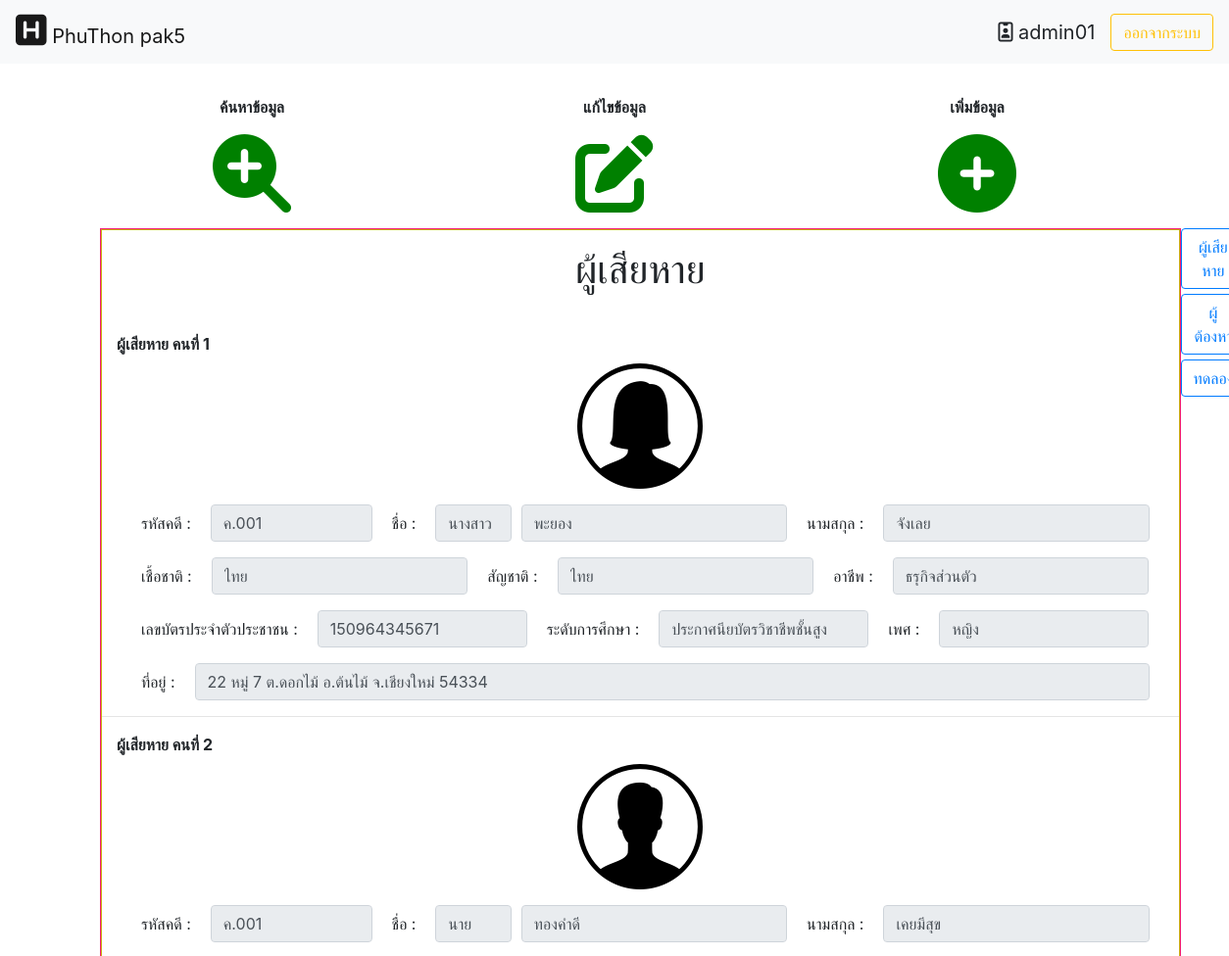
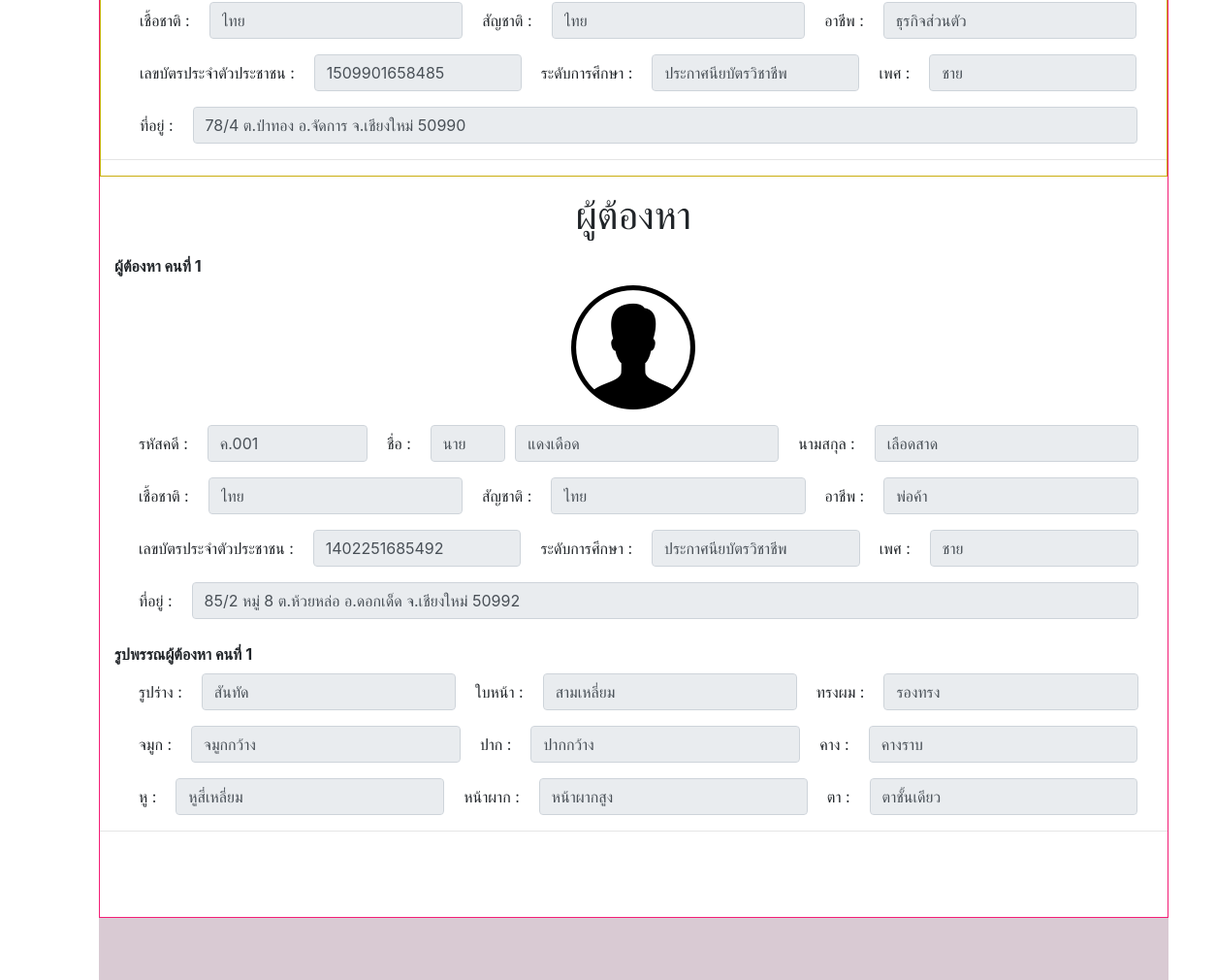
The app's page /module/main/home.php?datacase=ค.001&module=1&action=1 (signed in), older data (2 pictures, top to bottom).
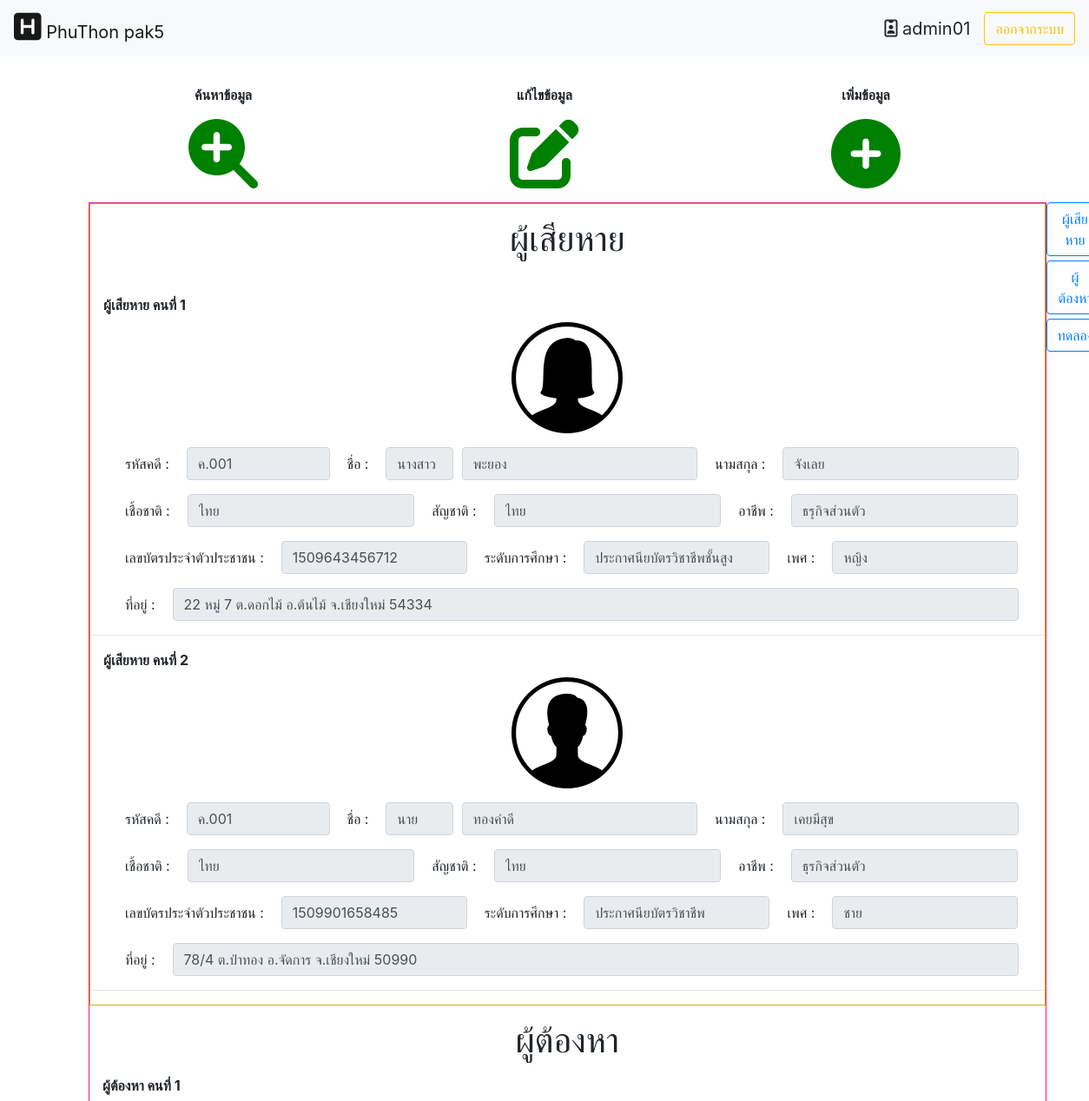
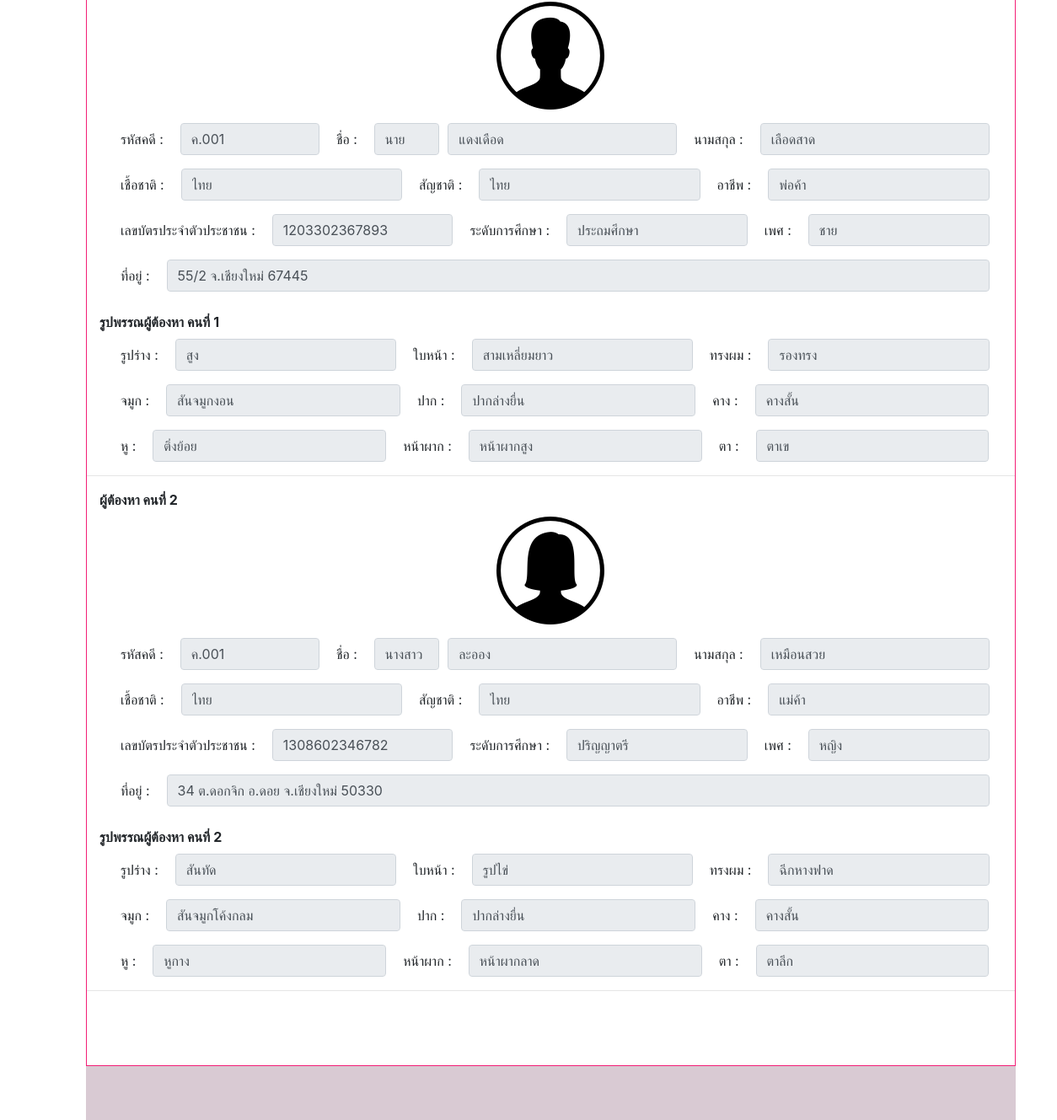
The same page, newer data (2 pictures, top to bottom).
### tables this page shows
CREATE TABLE `victim` (
  `case_id` varchar(255) NOT NULL,
  `title_name` varchar(255) NOT NULL,
  `victim_name` varchar(255) NOT NULL,
  `victim_lastname` varchar(255) NOT NULL,
  `victim_sex` tinyint(2) NOT NULL,
  `victim_idcard` char(13) NOT NULL,
  `victim_address` text DEFAULT NULL,
  `victim_education` tinyint(2) NOT NULL,
  `victim_image` varchar(255) DEFAULT NULL,
  `victim_race` varchar(255) NOT NULL,
  `victim_nationality` varchar(255) NOT NULL,
  `victim_career` varchar(255) NOT NULL
);

CREATE TABLE `education` (
  `edu_id` tinyint(2) NOT NULL,
  `edu_name` varchar(255) NOT NULL
);

CREATE TABLE `villain` (
  `case_id` varchar(255) NOT NULL,
  `title_name` varchar(255) NOT NULL,
  `villain_name` varchar(255) NOT NULL,
  `villain_lastname` varchar(255) NOT NULL,
  `villain_sex` tinyint(2) NOT NULL,
  `villain_idcard` char(13) NOT NULL,
  `villain_address` text DEFAULT NULL,
  `villain_education` tinyint(2) DEFAULT NULL,
  `villain_image` varchar(255) DEFAULT NULL,
  `villain_race` varchar(255) NOT NULL,
  `villain_nationality` varchar(255) NOT NULL,
  `villain_career` varchar(255) NOT NULL
);

CREATE TABLE `villain_body` (
  `body_id` tinyint(2) NOT NULL,
  `body_name` varchar(255) NOT NULL
);

CREATE TABLE `villain_face` (
  `face_id` tinyint(2) NOT NULL,
  `face_name` varchar(255) NOT NULL
);

CREATE TABLE `villain_hair` (
  `hair_style_id` tinyint(2) NOT NULL,
  `hair_name` varchar(255) NOT NULL
);

CREATE TABLE `villain_nose` (
  `nose_id` tinyint(2) NOT NULL,
  `nose_name` varchar(255) NOT NULL
);

CREATE TABLE `villain_mouth` (
  `mouth_id` tinyint(2) NOT NULL,
  `mouth_name` varchar(255) NOT NULL
);

CREATE TABLE `villain_chin` (
  `chin_id` tinyint(2) NOT NULL,
  `chin_name` varchar(255) NOT NULL
);

CREATE TABLE `villain_ears` (
  `ears_id` tinyint(2) NOT NULL,
  `ears_name` varchar(255) NOT NULL
);

CREATE TABLE `villain_forehead` (
  `forehead_id` tinyint(2) NOT NULL,
  `forehead_name` varchar(255) NOT NULL
);

CREATE TABLE `villain_eyes` (
  `eyes_id` tinyint(2) NOT NULL,
  `eyes_name` varchar(255) NOT NULL
);

### module/view/view_data.php (the view, shortened to what the rows shown need)
<?php
$con = connect_db();
  ?>
<div class="container bigbody">
    <div class="col-md">
    <section class="bf-footer">
    <div class="victim">
      <p><h1 class="text-center">ผู้เสียหาย</h1></p>
      <br>
      <form>
      <?php
      if(empty($_GET['datacase'])){
        $data = "";
      }else{
        $data=$_GET['datacase'];
        $i=1;
        $result_chk_victim = mysqli_query($con,"SELECT case_id FROM victim  WHERE case_id = '$data'")or die("resualt_chk_victim sqli error".mysqli_error($con));
        $result_victim = mysqli_query($con,"SELECT vm.title_name, vm.victim_name,vm.victim_lastname,vm.victim_sex,vm.victim_idcard,vm.victim_address,ed.edu_name,vm.victim_image,vm.victim_race,vm.victim_nationality,vm.victim_career FROM victim as vm  INNER JOIN education as ed ON vm.victim_education = ed.edu_id WHERE case_id = '$data'")or die("resualt_victim sqli error".mysqli_error($con));
        list($case_id)=mysqli_fetch_row($result_chk_victim);
        if(empty($case_id)){
          ?><script>swal("sorry!", "ไม่พบข้อมูลบางส่วน!", "error")</script><?php
          echo "<h5 class='text-center'>----ไม่พบข้อมูล----</h5>";
        }else {
        while(list($title_name,$victim_name,$victim_lastname,$victim_sex,$victim_idcard,$victim_address,$victim_education,$victim_image,$victim_race,$victim_nationality,$victim_careen)=mysqli_fetch_row($result_victim)){
          if($victim_sex == 1){
            $sex_name = "ชาย";
          }else{
            $sex_name = "หญิง";
          }
        ?>
         <div class="col-md">
          <b><label for="formGroupExampleInput">ผู้เสียหาย คนที่ <?php echo $i; $i++?></label></b>
          <p><img src="../../image/<?php echo $victim_image; ?>.png" class="img-fluid mx-auto d-block" alt="Responsive image"></p>
          <div class="col-md">
          <div class="form-row">
          <div>
              <label class="col-sm col-form-label">รหัสคดี : </label>
          </div>
          <div class="col-2">
              <input type="text" class="form-control" placeholder="รหัสคดี <?php echo $case_id; ?>" value="<?php echo $case_id; ?>" readonly>
            </div>
            <div>
              <label class="col-sm col-form-label">ชื่อ : </label>
            </div>
            <div class="col-1">
              <input type="text" class="form-control" placeholder="คำนำหน้าชื่อ" value="<?php echo $title_name; ?>" readonly>
            </div>
            <div class="col-md">
              <input type="text" class="form-control" placeholder="ชื่อ" value="<?php echo $victim_name; ?>" readonly>
            </div>
            <div>
              <label class="col-sm col-form-label">นามสกุล : </label>
            </div>
            <div class="col-md">
              <input type="text" class="form-control" placeholder="นามสกุล" value="<?php echo $victim_lastname; ?>" readonly>
            </div>
            </div>
          </div>
          <div class="col-md">
          <div class="form-row">
            <div>
              <label class="col-sm col-form-label">เชื้อชาติ : </label>
            </div>
            <div class="col-md">
              <input type="text" class="form-control" placeholder="เชื้อชาติ" value="<?php echo $victim_race; ?>" readonly>
            </div>
            <div>
              <label class="col-sm col-form-label">สัญชาติ : </label>
            </div>
            <div class="col-md">
              <input type="text" class="form-control" placeholder="สัญชาติ" value="<?php echo $victim_nationality; ?>" readonly>
            </div>
            <div>
              <label class="col-sm col-form-label">อาชีพ : </label>
            </div>
            <div class="col-md">
            <input type="text" class="form-control" placeholder="อาชีพ" value="<?php echo $victim_careen; ?>" readonly>
            </div>
          </div>
          </div>
        <div class="col-md">
          <div class="form-row">
          <div>
              <label class="col-sm col-form-label">เลขบัตรประจำตัวประชาชน : </label>
            </div>
            <div class="col-md">
              <input type="text" class="form-control" placeholder="เลขบัตรประจำตัวประชาชน" value="<?php echo $victim_idcard; ?>" readonly>
            </div>
            <div>
              <label class="col-sm col-form-label">ระดับการศึกษา : </label>
            </div>
            <div class="col-md">
              <input type="text" class="form-control" placeholder="ระดับการศึกษา" value="<?php echo $victim_education; ?>" readonly>
            </div>
            <div>
              <label class="col-sm col-form-label">เพศ : </label>
            </div>
            <div class="col-md">
              <input type="text" class="form-control" placeholder="เพศ" value="<?php echo $sex_name; ?>" readonly>
            </div>
          </div>
        </div>
            <div class="col-md">
            <div class="form-row">
            <div>
              <label class="col-sm col-form-label">ที่อยู่ : </label>
            </div>
            <div class="col-md">
            <input type="text" class="form-control" placeholder="ที่อยู่" value="<?php echo $victim_address; ?>" readonly>
            </div>
            </div>
          </div>
        </div>
        <hr>
      <?php
      }
    }
  }
      ?>
      </form>
     </div>
     <div class="villain">
     <p><h1 class="text-center">ผู้ต้องหา</h1></p>
     <form>
      <?php
      if(empty($_GET['datacase'])){
        $data = "";
      }else{
        $data=$_GET['datacase'];
        $i=1;
        $result_chk_villain = mysqli_query($con,"SELECT case_id FROM villain WHERE case_id = '$data'")or die("resualt_villain sqli error".mysqli_error($con));
        $result_villain = mysqli_query($con,"SELECT vl.title_name,vl.villain_name,vl.villain_lastname,vl.villain_sex,vl.villain_idcard,vl.villain_address,ed.edu_name,vl.villain_image,vl.villain_race,vl.villain_nationality,vl.villain_career FROM villain as vl INNER JOIN education as ed ON vl.villain_education = ed.edu_id WHERE case_id = '$data'")or die("resualt_villain sqli error".mysqli_error($con));
        list($case_id)=mysqli_fetch_row($result_chk_villain);
        if(empty($case_id)){
          ?><script>swal("sorry!", "ไม่พบข้อมูลบางส่วน!", "error")</script><?php
          echo "<h5 class='text-center'>----ไม่พบข้อมูล----</h5>";
        }else{
        while(list($title_name,$villain_name,$villain_lastname,$villain_sex,$villain_idcard,$villain_address,$villain_education,$villain_image,$villain_race,$villain_nationality,$villain_career)=mysqli_fetch_row($result_villain)){
          if($villain_sex == 1){
            $sex_name = "ชาย";
          }else{
            $sex_name = "หญิง";
          }
        ?>
         <div class="col-md">
          <b><label for="formGroupExampleInput">ผู้ต้องหา คนที่ <?php echo $i; ?></label></b>
          <p><img src="../../image/<?php echo $villain_image; ?>.png" class="img-fluid mx-auto d-block" alt="Responsive image"></p>
          <div class="col-md">
          <div class="form-row">
          <div>
              <label class="col-sm col-form-label">รหัสคดี : </label>
          </div>
          <div class="col-2">
              <input type="text" class="form-control" placeholder="รหัสคดี <?php echo $case_id; ?>" value="<?php echo $case_id; ?>" readonly>
            </div>
            <div>
              <label class="col-sm col-form-label">ชื่อ : </label>
            </div>
            <div class="col-1">
              <input type="text" class="form-control" placeholder="คำนำหน้าชื่อ" value="<?php echo $title_name; ?>" readonly>
            </div>
            <div class="col-md">
              <input type="text" class="form-control" placeholder="ชื่อ" value="<?php echo $villain_name; ?>" readonly>
            </div>
            <div>
              <label class="col-sm col-form-label">นามสกุล : </label>
            </div>
            <div class="col-md">
              <input type="text" class="form-control" placeholder="นามสกุล" value="<?php echo $villain_lastname; ?>" readonly>
            </div>
            </div>
            </div>
          <div class="col-md">
          <div class="form-row">
            <div>
              <label class="col-sm col-form-label">เชื้อชาติ : </label>
            </div>
            <div class="col-md">
              <input type="text" class="form-control" placeholder="เชื้อชาติ" value="<?php echo $villain_race; ?>" readonly>
            </div>
            <div>
              <label class="col-sm col-form-label">สัญชาติ : </label>
            </div>
            <div class="col-md">
              <input type="text" class="form-control" placeholder="สัญชาติ" value="<?php echo $villain_nationality; ?>" readonly>
            </div>
            <div>
              <label class="col-sm col-form-label">อาชีพ : </label>
            </div>
            <div class="col-md">
            <input type="text" class="form-control" placeholder="อาชีพ" value="<?php echo $villain_career; ?>" readonly>
            </div>
          </div>
          </div>
            <div class="col-md">
              <div class="form-row">
              <div>
                  <label class="col-sm col-form-label">เลขบัตรประจำตัวประชาชน : </label>
                </div>
                <div class="col-md">
                  <input type="text" class="form-control" placeholder="เลขบัตรประจำตัวประชาชน" value="<?php echo $villain_idcard; ?>" readonly>
                </div>
                <div>
                  <label class="col-sm col-form-label">ระดับการศึกษา : </label>
                </div>
                <div class="col-md">
                  <input type="text" class="form-control" placeholder="ระดับการศึกษา" value="<?php echo $villain_education; ?>" readonly>
                </div>
                <div>
                  <label class="col-sm col-form-label">เพศ : </label>
                </div>
                <div class="col-md">
                  <input type="text" class="form-control" placeholder="เพศ" value="<?php echo $sex_name; ?>" readonly>
                </div>
              </div>
            </div>
            <div class="col-md">
            <div class="form-row">
            <div>
              <label class="col-sm col-form-label">ที่อยู่ : </label>
            </div>
            <div class="col-md">
            <input type="text" class="form-control" placeholder="ที่อยู่" value="<?php echo $villain_address; ?>" readonly>
            </div>
            </div>
          </div>
          <br>
              <b><label for="formGroupExampleInput">รูปพรรณผู้ต้องหา คนที่ <?php echo $i;?></label></b>
            <?php
                $result_villain_iden=mysqli_query($con,"SELECT vb.body_name,vc.chin_name,vea.ears_name,vey.eyes_name,vf.face_name,vfo.forehead_name,vh.hair_name,vm.mouth_name,vn.nose_name
                FROM villain_identities as vi INNER JOIN villain_body as vb on vi.body_villain = vb.body_id
                INNER JOIN villain_chin as vc ON vi.chin_villain = vc.chin_id INNER JOIN villain_ears as vea ON vi.eyes_villain = vea.ears_id
                INNER JOIN villain_eyes as vey ON vi.eyes_villain = vey.eyes_id INNER JOIN villain_face as vf ON vi.face_villain = vf.face_id
                INNER JOIN villain_forehead as vfo ON vi.forehead_villain = vfo.forehead_id INNER JOIN villain_hair as vh ON vi.hair_style_villain = vh.hair_style_id
                INNER JOIN villain_mouth as vm ON vi.mouth_villain = vm.mouth_id INNER JOIN villain_nose as vn ON vi.nose_villain = vn.nose_id WHERE vi.villain_idcard = '$villain_idcard'")or die("sql selete error form result_vilain_iden".mysqli_error($con));
                while(list($body_name,$chin_name,$ears_name,$eyes_name,$face_name,$forehead_name,$hair_name,$mouth_name,$nose_name)=mysqli_fetch_row($result_villain_iden)){
              ?>
            <div class="col-md">
            <div class="form-row">
              <div>
                <label class="col-sm col-form-label">รูปร่าง : </label>
              </div>
              <div class="col-md">
                <input type="text" class="form-control" value="<?php echo $body_name ?>" readonly>
              </div>
              <div>
                <label class="col-sm col-form-label">ใบหน้า : </label>
              </div>
              <div class="col-md">
                <input type="text" class="form-control" value="<?php echo $face_name ?>" readonly>
              </div>
              <div>
                <label class="col-sm col-form-label">ทรงผม : </label>
              </div>
              <div class="col-md">
                <input type="text" class="form-control" value="<?php echo $hair_name ?>" readonly>
              </div>
                </div>
                </div>
            <div class="col-md">
            <div class="form-row">
              <div>
                <label class="col-sm col-form-label">จมูก : </label>
              </div>
              <div class="col-md">
                <input type="text" class="form-control" value="<?php echo $nose_name ?>" readonly>
              </div>
              <div>
                <label class="col-sm col-form-label">ปาก : </label>
              </div>
              <div class="col-md">
                <input type="text" class="form-control" value="<?php echo $mouth_name ?>" readonly>
              </div>
              <div>
                <label class="col-sm col-form-label">คาง : </label>
              </div>
              <div class="col-md">
                <input type="text" class="form-control" value="<?php echo $chin_name ?>" readonly>
              </div>
          </div>
          </div>
            <div class="col-md">
            <div class="form-row">
                <div>
                  <label class="col-sm col-form-label">หู : </label>
                </div>
                <div class="col-md">
                  <input type="text" class="form-control" value="<?php echo $ears_name ?>" readonly>
                </div>
                <div>
                  <label class="col-sm col-form-label">หน้าผาก : </label>
                </div>
                <div class="col-md">
                  <input type="text" class="form-control" value="<?php echo $forehead_name?>" readonly>
                </div>
                <div>
                  <label class="col-sm col-form-label">ตา : </label>
                </div>
                <div class="col-md">
                  <input type="text" class="form-control" value="<?php echo $eyes_name ?>" readonly>
                </div>
          </div>
          </div>
          <?php } ?>
        </div>
        <hr>
        <?php
        $i++;
        }
      }
    }
      ?>
      </div>
     <br>
     <br>
     <br>
</section>
</div>

Row changes from the older to the newer data that the page shows:
removed victim: victim_image (picture), value "ค.001", title_name "นางสาว", victim_name "พะยอง", victim_lastname "จังเลย", victim_race "ไทย", victim_nationality "ไทย", victim_career "ธรุกิจส่วนตัว", victim_idcard "150964345671", victim_education.edu_name "ประกาศนียบัตรวิชาชีพชั้นสูง", victim_sex "หญิง", victim_address "22 หมู่ 7 ต.ดอกไม้ อ.ต้นไม้ จ.เชียงใหม่ 54334"
removed villain: villain_image (picture), value "ค.001", title_name "นาย", villain_name "แดงเดือด", villain_lastname "เลือดสาด", villain_race "ไทย", villain_nationality "ไทย", villain_career "พ่อค้า", villain_idcard "1402251685492", villain_education.edu_name "ประกาศนียบัตรวิชาชีพ", villain_sex "ชาย", villain_address "85/2 หมู่ 8 ต.ห้วยหล่อ อ.ดอกเด็ด จ.เชียงใหม่ 50992", villain_body (body_name "สันทัด", face_name "สามเหลี่ยม", hair_name "รองทรง", nose_name "จมูกกว้าง", mouth_name "ปากกว้าง", chin_name "คางราบ", ears_name "หูสี่เหลี่ยม", forehead_name "หน้าผากสูง", eyes_name "ตาชั้นเดียว")
added victim: victim_image (picture), value "ค.001", title_name "นางสาว", victim_name "พะยอง", victim_lastname "จังเลย", victim_race "ไทย", victim_nationality "ไทย", victim_career "ธรุกิจส่วนตัว", victim_idcard "1509643456712", victim_education.edu_name "ประกาศนียบัตรวิชาชีพชั้นสูง", victim_sex "หญิง", victim_address "22 หมู่ 7 ต.ดอกไม้ อ.ต้นไม้ จ.เชียงใหม่ 54334"
added villain: villain_image (picture), value "ค.001", title_name "นาย", villain_name "แดงเดือด", villain_lastname "เลือดสาด", villain_race "ไทย", villain_nationality "ไทย", villain_career "พ่อค้า", villain_idcard "1203302367893", villain_education.edu_name "ประถมศึกษา", villain_sex "ชาย", villain_address "55/2 จ.เชียงใหม่ 67445"
now on this page (row unchanged): villain_body: body_name "สูง", face_name "สามเหลี่ยมยาว", hair_name "รองทรง", nose_name "สันจมูกงอน", mouth_name "ปากล่างยื่น", chin_name "คางสั้น", ears_name "ติ่งย้อย", forehead_name "หน้าผากสูง", eyes_name "ตาเข"
added villain: villain_image (picture), value "ค.001", title_name "นางสาว", villain_name "ละออง", villain_lastname "เหมือนสวย", villain_race "ไทย", villain_nationality "ไทย", villain_career "แม่ค้า", villain_idcard "1308602346782", villain_education.edu_name "ปริญญาตรี", villain_sex "หญิง", villain_address "34 ต.ดอกจิก อ.ดอย จ.เชียงใหม่ 50330", villain_body (body_name "สันทัด", face_name "รูปไข่", hair_name "ฉีกหางฟาด", nose_name "สันจมูกโค้งกลม", mouth_name "ปากล่างยื่น", chin_name "คางสั้น", ears_name "หูกาง", forehead_name "หน้าผากลาด", eyes_name "ตาลึก")
